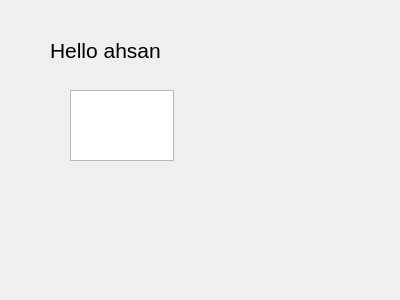
<?xml version="1.0" encoding="UTF-8"?>
<ui version="4.0">
 <class>Dialog</class>
 <widget class="QDialog" name="Dialog">
  <property name="geometry">
   <rect>
    <x>0</x>
    <y>0</y>
    <width>400</width>
    <height>300</height>
   </rect>
  </property>
  <property name="windowTitle">
   <string>Dialog</string>
  </property>
  <widget class="QTextEdit" name="textEdit">
   <property name="geometry">
    <rect>
     <x>70</x>
     <y>90</y>
     <width>104</width>
     <height>71</height>
    </rect>
   </property>
  </widget>
  <widget class="QLabel" name="label">
   <property name="geometry">
    <rect>
     <x>50</x>
     <y>30</y>
     <width>151</width>
     <height>41</height>
    </rect>
   </property>
   <property name="font">
    <font>
     <pointsize>16</pointsize>
    </font>
   </property>
   <property name="text">
    <string>Hello ahsan</string>
   </property>
  </widget>
 </widget>
 <resources/>
 <connections/>
</ui>
